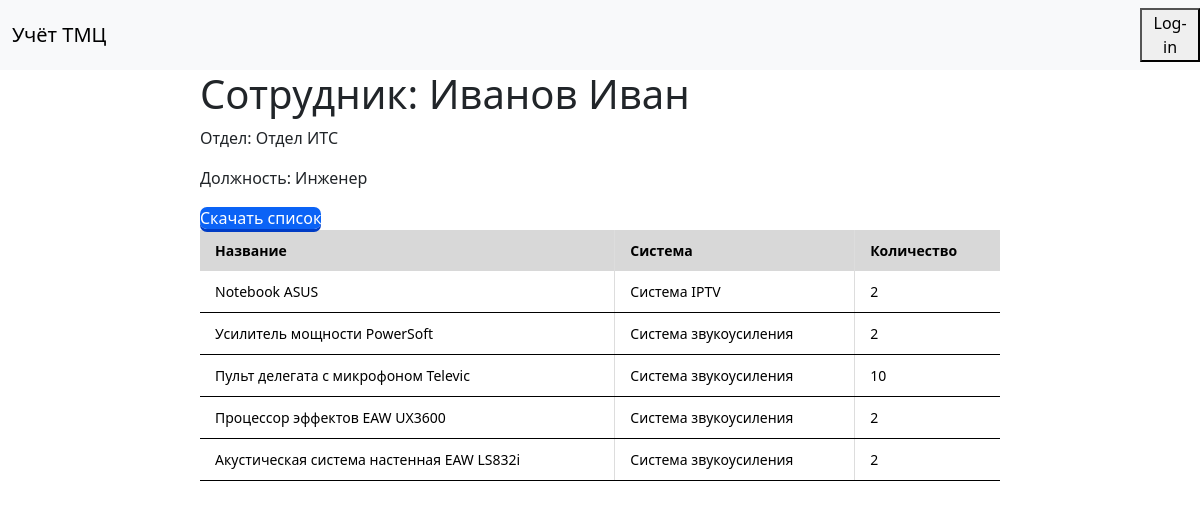
Page /employees/3 on the committed database.
### users/models.py (models this page shows, shortened)
class UserProfile(models.Model):
    user = models.OneToOneField(User, on_delete=models.CASCADE)
    department = models.ForeignKey(Department,to_field='name', on_delete=models.CASCADE, default=True)
    position = models.ForeignKey(Position, to_field='name', on_delete=models.CASCADE, default=True)

class Department(models.Model):
    name = models.CharField(max_length=100, unique=True)

class Position(models.Model):
    name = models.CharField(max_length=100, unique=True)

### inventory/models.py (models this page shows)
class Item(models.Model):
    name = models.CharField(max_length=200)
    description = models.TextField()
    system = models.CharField(max_length=40, default=None)
    quantity = models.IntegerField()
    inv_num = models.IntegerField()
    placement = models.CharField(max_length=40, default=None)
    commissioning = models.DateField()
    depreciation = models.DateField()
    owner = models.ForeignKey(User, on_delete=models.CASCADE, default=True)

### users/views.py (the view)
# urls.py: path('employees/<int:user_id>', views.user_detail, name='user_detail'),
def user_detail(request, user_id):
    user = get_object_or_404(User, id=user_id)
    user_profile = UserProfile.objects.get(pk=user_id)
    user_inventory = Item.objects.filter(owner=user).order_by('system')
    return render(request, 'user_detail.html',
                  {'user': user, 'user_profile': user_profile, 'user_inventory': user_inventory})

### users/templates/user_detail.html (shortened to what this page needs)
{% extends 'base.html' %}
{% block content %}
<div class="col-md-8 offset-md-2">
    <h1>Сотрудник: {{ user.last_name }} {{ user.first_name }}</h1>
    <p>Отдел: {{ user_profile.department.name }}</p>
    <p>Должность: {{ user_profile.position.name }}</p>
    <a class="btn-new" href="{% url 'download-user-items' user.id %}">Скачать список</a>
    <table class="table">
        <thead>
        <tr>
            <th>Название</th>
            <th>Система</th>
            <th>Количество</th>
        </tr>
        </thead>
        <tbody>
        {% for item in user_inventory %}
        <tr>
            <td>{{ item.name }}</td>
            <td>{{ item.system }}</td>
            <td>{{ item.quantity }}</td>
        </tr>
        {% endfor %}
        </tbody>
    </table>
</div>
{% endblock %}

### templates/base.html (shortened to what this page needs)
<!DOCTYPE html>
<html>
<head>
    <link href="https://cdn.jsdelivr.net/npm/bootstrap@5.3.2/dist/css/bootstrap.min.css" rel="stylesheet"
>
</head>
<body>
<nav class="navbar navbar-expand-lg bg-light">
    <div class="container-fluid">
        <a class="navbar-brand" href="#">Учёт ТМЦ</a>
        </div>
    <div class="navbar-nav me-auto mb-2 mb-lg-0">
        {% if request.user.is_authenticated %}
        <span class="nav-item">
            Привет, {{ request.user.first_name }}!
            <form action="{% url 'logout' %}" method="POST">
                {% csrf_token %}
                <button type="submit">Log out</button>
            </form>
        </span>
        {% else %}
        <span class="nav-item">
            <form action="{% url 'login' %}">
                <button type="submit">Log-in</button>
            </form>
        </span>
        {% endif %}
    </div>
</nav>
<div class="content">
    {% block content %}
    {% endblock %}
</div>
</body>
</html>

### users/templates/user_detail.html (style rules this page uses)
.btn-new { border: none; border-radius: 7px; text-decoration: none; color: white; background: #0B63F6; box-shadow: 0 3px 0 #003CC5; }
.table { width: 100%; border: none; margin-bottom: 20px; }
.table thead th { font-weight: bold; text-align: left; border: none; padding: 10px 15px; background: #d8d8d8; font-size: 14px; border-left: 1px solid #ddd; border-right: 1px solid #ddd; }
.table tbody td { text-align: left; border-left: 1px solid #ddd; border-right: 1px solid #ddd; padding: 10px 15px; font-size: 14px; vertical-align: top; }
.table thead tr th:first-child, .table tbody tr td:first-child { border-left: none; }
.table thead tr th:last-child, .table tbody tr td:last-child { border-right: none; }
.table tbody tr:nth-child(even) { background: #f3f3f3; }

### rows in the picture
UserProfile: department.name "Отдел ИТС", position.name "Инженер"
Item: name "Notebook ASUS", system "Система IPTV", quantity "2"
Item: name "Усилитель мощности PowerSoft", system "Система звукоусиления", quantity "2"
Item: name "Пульт делегата с микрофоном Televic", system "Система звукоусиления", quantity "10"
Item: name "Процессор эффектов EAW UX3600", system "Система звукоусиления", quantity "2"
Item: name "Акустическая система настенная EAW LS832i", system "Система звукоусиления", quantity "2"

### other values in the picture
{{ user.last_name }} "Иванов"
{{ user.first_name }} "Иван"
